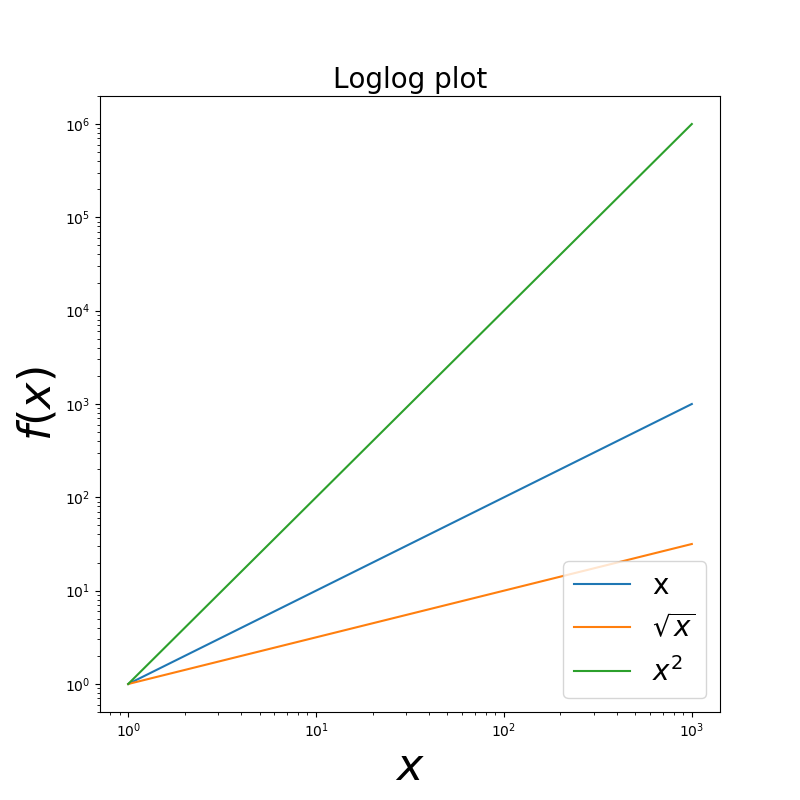

Python code for this plot:
#!/usr/bin/env python3
# -*- coding: utf-8 -*-

"""
Plot 1 dimension data using a loglog scale
"""

import numpy as np
import matplotlib.pyplot as plt

# Build datas ###############

x = np.arange(1, 1000, 0.01)
y1 = x
y2 = np.sqrt(x)
y3 = x**2

# Plot data #################

fig = plt.figure(figsize=(8.0, 8.0))
ax = fig.add_subplot(111)

ax.loglog(x, y1, "-", label="x")
ax.loglog(x, y2, "-", label=r"$\sqrt{x}$")
ax.loglog(x, y3, "-", label=r"$x^2$")

# Set title and labels ######

ax.set_title(r"Loglog plot", fontsize=20)
ax.set_xlabel(r"$x$", fontsize=32)
ax.set_ylabel(r"$f(x)$", fontsize=32)

# Set legend ################

ax.legend(loc='lower right', fontsize=20)

# Save file #################

plt.savefig("plot_loglog.png")

# Plot ######################

plt.show()
